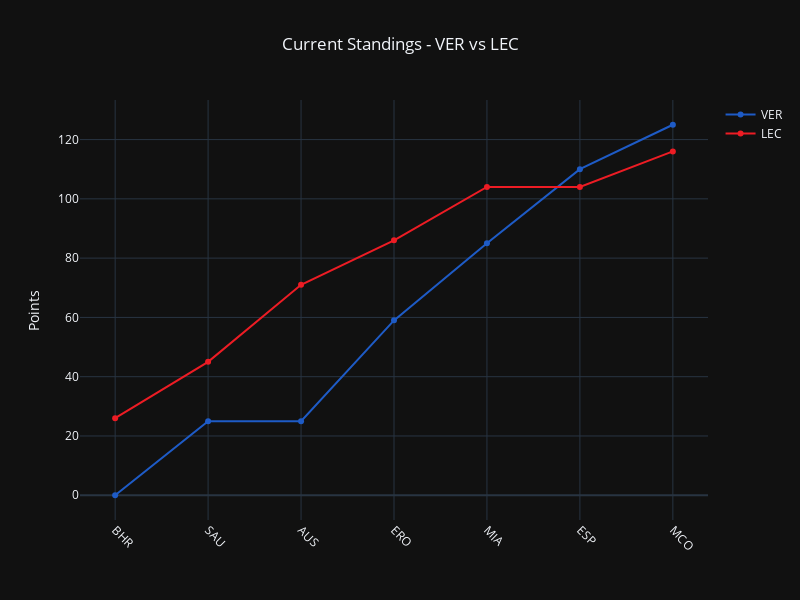

The code cell stored with this chart in its notebook:
### Code cell
plot_compare_points()

### Figure 1 — Plotly figure (JSON) as saved in the notebook; plotly's stock layout.template omitted (floating-point values rounded to 4 significant figures)
{"data": [{"hovertemplate": "Points: %{y}", "line": {"color": "#1e5bc6"}, "name": "VER", "type": "scatter", "x": ["BHR", "SAU", "AUS", "ERO", "MIA", "ESP", "MCO"], "y": [0, 25, 25, 59, 85, 110, 125]}, {"hovertemplate": "Points: %{y}", "line": {"color": "#ed1c24"}, "name": "LEC", "type": "scatter", "x": ["BHR", "SAU", "AUS", "ERO", "MIA", "ESP", "MCO"], "y": [26, 45, 71, 86, 104, 104, 116]}], "layout": {"height": 600, "title": {"text": "Current Standings - VER vs LEC", "x": 0.5}, "width": 800, "xaxis": {"tickangle": 45}, "yaxis": {"title": {"text": "Points"}}}}
